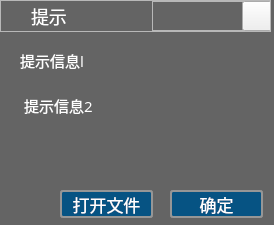
<?xml version="1.0" encoding="UTF-8"?>
<ui version="4.0">
 <class>CDialogMessageBox</class>
 <widget class="QDialog" name="CDialogMessageBox">
  <property name="geometry">
   <rect>
    <x>0</x>
    <y>0</y>
    <width>274</width>
    <height>225</height>
   </rect>
  </property>
  <property name="windowTitle">
   <string>提示</string>
  </property>
  <property name="styleSheet">
   <string notr="true">/*QDialog  {
    background:rgb(229, 229, 229);
border-width:0px;
border-radius:5px;
}*/

QWidget
{
	font-size:15px;
	font-family:Microsoft Yahei;	
}
QDialog{background-color: rgb(100, 100, 100);
border-width:2px;
border-color:rgb(255,0,0);
}
QWidget{color:rgb(255, 255, 255)}


QScrollBar:vertical {
    background: #000000;
    width: 16px;
    margin: 16px 0 16px 0;
}

QScrollBar::handle:vertical {
    background:rgb(229, 229, 229);
    min-height: 16px;
border-width:0px;
border-radius:5px;
/*	border-image: url(:/Skin/handle.png);*/
}

QScrollBar::add-line:vertical {
    background: #444444;
    height: 16px;
    subcontrol-position: bottom;
    subcontrol-origin: margin;
}

QScrollBar::sub-line:vertical {
    background: #444444;
    height: 16px;
    subcontrol-position: top;
    subcontrol-origin: margin;

}

QScrollBar::add-page:vertical, QScrollBar::sub-page:vertical {
    background: none;
}

QScrollBar:up-arrow:vertical {
    border: 2px solid #333333;
    width: 6px;
    height: 6px;
    background: #5f5f5f;
	border-image:url(:/Skin/up.png)
}

QScrollBar:down-arrow:vertical {
    border: 2px solid #333333;
    width: 6px;
    height: 6px;
    background: #5f5f5f;
	border-image:url(:/Skin/down.png)
}


</string>
  </property>
  <property name="modal">
   <bool>false</bool>
  </property>
  <widget class="QLabel" name="label">
   <property name="geometry">
    <rect>
     <x>20</x>
     <y>40</y>
     <width>241</width>
     <height>41</height>
    </rect>
   </property>
   <property name="text">
    <string>提示信息l</string>
   </property>
   <property name="alignment">
    <set>Qt::AlignLeading|Qt::AlignLeft|Qt::AlignVCenter</set>
   </property>
  </widget>
  <widget class="QPushButton" name="BtnOpen">
   <property name="geometry">
    <rect>
     <x>60</x>
     <y>190</y>
     <width>93</width>
     <height>28</height>
    </rect>
   </property>
   <property name="styleSheet">
    <string notr="true">QPushButton{
        background-color:rgb(6, 83, 131);
        border-width: 2px;
        border-color: rgb(150,150,150);
        border-style: solid;
        border-radius: 3;   
font-size:17px;   
color:rgb(255, 255, 255)
		}
QPushButton:hover{  border-color: rgb(160,160,160);background-color:rgb(10, 89, 150);;}
QPushButton:pressed{background-color:rgb(0, 83, 121);}
QPushButton:disabled{ background-color:rgb(110, 110, 110);;}</string>
   </property>
   <property name="text">
    <string>打开文件</string>
   </property>
  </widget>
  <widget class="QPushButton" name="BtnOK">
   <property name="geometry">
    <rect>
     <x>170</x>
     <y>190</y>
     <width>93</width>
     <height>28</height>
    </rect>
   </property>
   <property name="styleSheet">
    <string notr="true">QPushButton{
        background-color:rgb(6, 83, 131);
        border-width: 2px;
        border-color: rgb(150,150,150);
        border-style: solid;
        border-radius: 3;   
font-size:17px;   
color:rgb(255, 255, 255)
		}
QPushButton:hover{  border-color: rgb(160,160,160);background-color:rgb(10, 89, 150);;}
QPushButton:pressed{background-color:rgb(0, 83, 121);}
QPushButton:disabled{ background-color:rgb(110, 110, 110);;}</string>
   </property>
   <property name="text">
    <string>确定</string>
   </property>
  </widget>
  <widget class="QPlainTextEdit" name="plainTextEdit">
   <property name="geometry">
    <rect>
     <x>20</x>
     <y>90</y>
     <width>241</width>
     <height>91</height>
    </rect>
   </property>
   <property name="styleSheet">
    <string notr="true">    background:rgba(200, 200, 200,0);
border-width:0px;

</string>
   </property>
   <property name="frameShape">
    <enum>QFrame::NoFrame</enum>
   </property>
   <property name="frameShadow">
    <enum>QFrame::Sunken</enum>
   </property>
   <property name="lineWidth">
    <number>0</number>
   </property>
   <property name="verticalScrollBarPolicy">
    <enum>Qt::ScrollBarAsNeeded</enum>
   </property>
   <property name="plainText">
    <string>提示信息2</string>
   </property>
  </widget>
  <widget class="QFrame" name="frameSysBar">
   <property name="geometry">
    <rect>
     <x>0</x>
     <y>0</y>
     <width>271</width>
     <height>32</height>
    </rect>
   </property>
   <property name="styleSheet">
    <string notr="true">QFrame
{
	border-image:url(:/Skin/bg-above2.png);
}
QLabel
{
border-image:null;
color: rgb(255, 255, 255);
}</string>
   </property>
   <property name="frameShape">
    <enum>QFrame::StyledPanel</enum>
   </property>
   <property name="frameShadow">
    <enum>QFrame::Raised</enum>
   </property>
   <layout class="QGridLayout" name="gridLayout_2">
    <property name="leftMargin">
     <number>0</number>
    </property>
    <property name="topMargin">
     <number>0</number>
    </property>
    <property name="rightMargin">
     <number>0</number>
    </property>
    <property name="bottomMargin">
     <number>0</number>
    </property>
    <item row="0" column="0">
     <layout class="QGridLayout" name="gridLayout">
      <property name="horizontalSpacing">
       <number>2</number>
      </property>
      <item row="0" column="2">
       <widget class="QFrame" name="frame_sysmenu">
        <property name="minimumSize">
         <size>
          <width>30</width>
          <height>30</height>
         </size>
        </property>
        <property name="maximumSize">
         <size>
          <width>122</width>
          <height>16777215</height>
         </size>
        </property>
        <property name="styleSheet">
         <string notr="true">QFrame
{border-image:null;
}</string>
        </property>
        <property name="frameShape">
         <enum>QFrame::StyledPanel</enum>
        </property>
        <property name="frameShadow">
         <enum>QFrame::Raised</enum>
        </property>
        <widget class="QPushButton" name="BtnClose">
         <property name="geometry">
          <rect>
           <x>90</x>
           <y>0</y>
           <width>30</width>
           <height>30</height>
          </rect>
         </property>
         <property name="toolTip">
          <string>关闭</string>
         </property>
         <property name="styleSheet">
          <string notr="true">QPushButton
{
	
	border-image: url(:/Skin/close.png)0 0 repeat

}
QPushButton:hover
{	
	border-image: url(:/Skin/close.png)30 0 repeat

}
QPushButton:pressed
{	
	border-image: url(:/Skin/close.png)60 0 0 0 repeat
}
QPushButton:disabled
{	
	border-image: url(:/Skin/close.png)90 0 0 0 repeat
}
</string>
         </property>
        </widget>
       </widget>
      </item>
      <item row="0" column="0">
       <widget class="QLabel" name="logo">
        <property name="minimumSize">
         <size>
          <width>28</width>
          <height>28</height>
         </size>
        </property>
        <property name="maximumSize">
         <size>
          <width>28</width>
          <height>28</height>
         </size>
        </property>
        <property name="styleSheet">
         <string notr="true">border-image: url(:/Skin/logo.png)</string>
        </property>
        <property name="text">
         <string/>
        </property>
       </widget>
      </item>
      <item row="0" column="1">
       <widget class="QLabel" name="labelTitle">
        <property name="maximumSize">
         <size>
          <width>170</width>
          <height>170</height>
         </size>
        </property>
        <property name="styleSheet">
         <string notr="true">QLabel#labelTitle
{
	color: rgb(255, 255, 255);
	font-size:18px;
	font-family:Microsoft Yahei;	
}</string>
        </property>
        <property name="text">
         <string>提示</string>
        </property>
       </widget>
      </item>
     </layout>
    </item>
   </layout>
  </widget>
 </widget>
 <layoutdefault spacing="6" margin="11"/>
 <resources>
  <include location="sisecplayer.qrc"/>
 </resources>
 <connections/>
</ui>
